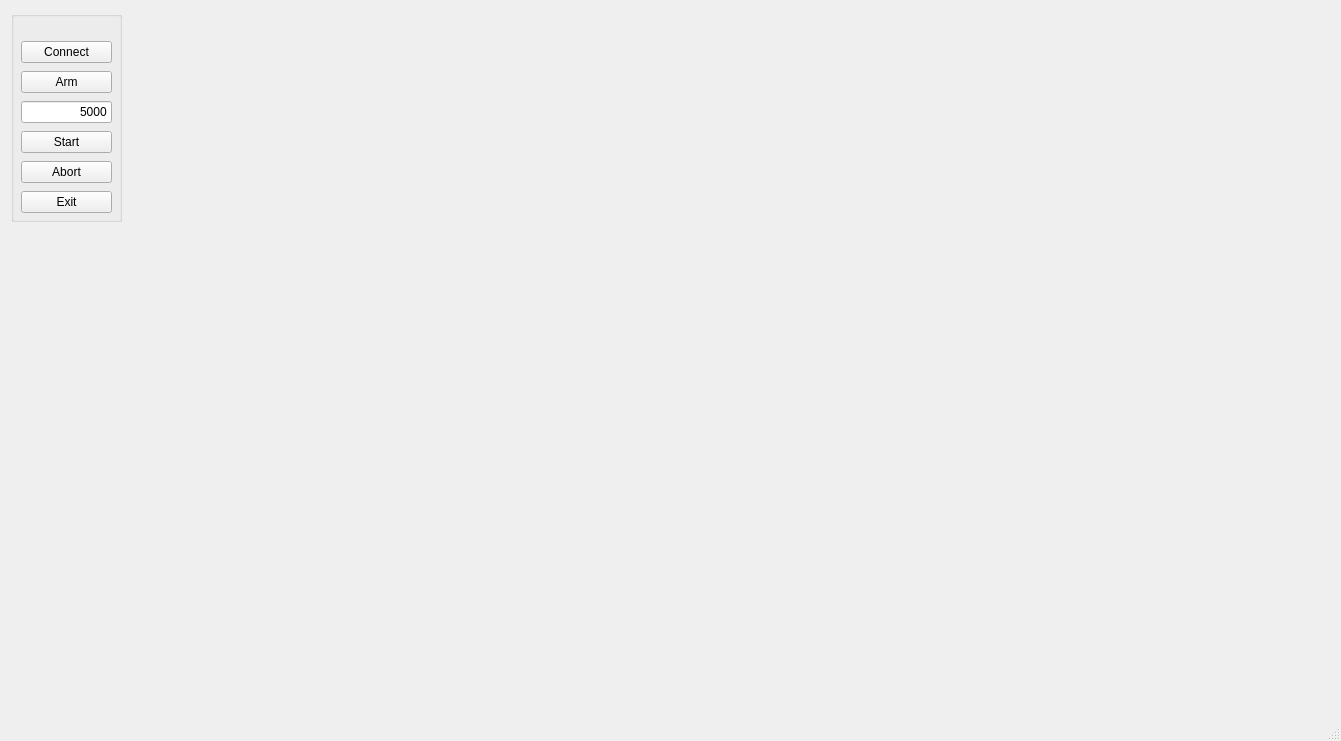
<?xml version="1.0" encoding="UTF-8"?>
<ui version="4.0">
 <class>MainWindow</class>
 <widget class="QMainWindow" name="MainWindow">
  <property name="geometry">
   <rect>
    <x>0</x>
    <y>0</y>
    <width>1341</width>
    <height>741</height>
   </rect>
  </property>
  <property name="windowTitle">
   <string>Server</string>
  </property>
  <property name="windowIcon">
   <iconset resource="resources.qrc">
    <normaloff>:/models/Icons/Car-96.png</normaloff>:/models/Icons/Car-96.png</iconset>
  </property>
  <widget class="QWidget" name="centralWidget">
   <layout class="QVBoxLayout" name="verticalLayout" stretch="0">
    <item>
     <widget class="MapWidget" name="mapWidget" native="true">
      <widget class="QGroupBox" name="groupBox">
       <property name="geometry">
        <rect>
         <x>0</x>
         <y>0</y>
         <width>111</width>
         <height>211</height>
        </rect>
       </property>
       <property name="layoutDirection">
        <enum>Qt::RightToLeft</enum>
       </property>
       <property name="autoFillBackground">
        <bool>true</bool>
       </property>
       <property name="title">
        <string/>
       </property>
       <widget class="QPushButton" name="abortButton">
        <property name="geometry">
         <rect>
          <x>10</x>
          <y>150</y>
          <width>91</width>
          <height>22</height>
         </rect>
        </property>
        <property name="text">
         <string>Abort</string>
        </property>
       </widget>
       <widget class="QPushButton" name="exitButton">
        <property name="geometry">
         <rect>
          <x>10</x>
          <y>180</y>
          <width>91</width>
          <height>22</height>
         </rect>
        </property>
        <property name="text">
         <string>Exit</string>
        </property>
        <property name="autoDefault">
         <bool>false</bool>
        </property>
        <property name="default">
         <bool>false</bool>
        </property>
        <property name="flat">
         <bool>false</bool>
        </property>
       </widget>
       <widget class="QLineEdit" name="startTimeLineEdit">
        <property name="geometry">
         <rect>
          <x>10</x>
          <y>90</y>
          <width>91</width>
          <height>22</height>
         </rect>
        </property>
        <property name="layoutDirection">
         <enum>Qt::LeftToRight</enum>
        </property>
        <property name="text">
         <string>5000</string>
        </property>
        <property name="alignment">
         <set>Qt::AlignRight|Qt::AlignTrailing|Qt::AlignVCenter</set>
        </property>
       </widget>
       <widget class="QPushButton" name="connectButton">
        <property name="geometry">
         <rect>
          <x>10</x>
          <y>30</y>
          <width>91</width>
          <height>22</height>
         </rect>
        </property>
        <property name="text">
         <string>Connect</string>
        </property>
       </widget>
       <widget class="QPushButton" name="armButton">
        <property name="geometry">
         <rect>
          <x>10</x>
          <y>60</y>
          <width>91</width>
          <height>22</height>
         </rect>
        </property>
        <property name="text">
         <string>Arm</string>
        </property>
       </widget>
       <widget class="QPushButton" name="startButton">
        <property name="geometry">
         <rect>
          <x>10</x>
          <y>120</y>
          <width>91</width>
          <height>22</height>
         </rect>
        </property>
        <property name="text">
         <string>Start</string>
        </property>
       </widget>
      </widget>
     </widget>
    </item>
   </layout>
  </widget>
  <widget class="QMenuBar" name="menuBar">
   <property name="geometry">
    <rect>
     <x>0</x>
     <y>0</y>
     <width>1341</width>
     <height>19</height>
    </rect>
   </property>
  </widget>
  <widget class="QStatusBar" name="statusBar"/>
 </widget>
 <layoutdefault spacing="6" margin="11"/>
 <customwidgets>
  <customwidget>
   <class>MapWidget</class>
   <extends>QWidget</extends>
   <header>mapwidget.h</header>
   <container>1</container>
  </customwidget>
 </customwidgets>
 <resources>
  <include location="resources.qrc"/>
 </resources>
 <connections/>
</ui>
